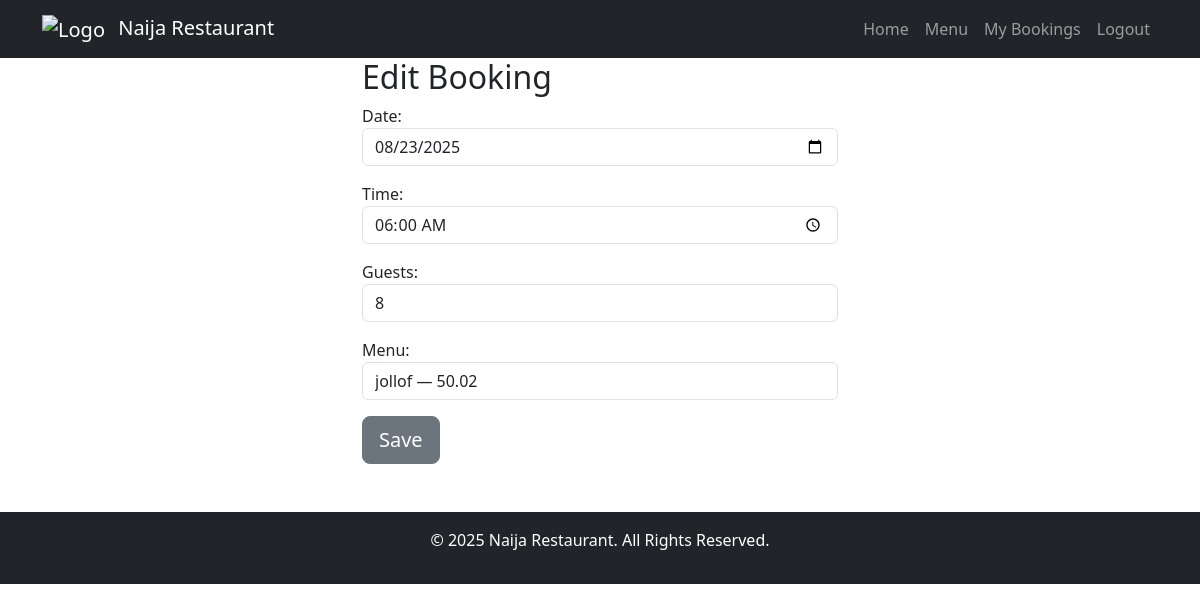
The page /bookings/2/edit/ (signed in) on the database as committed earlier.
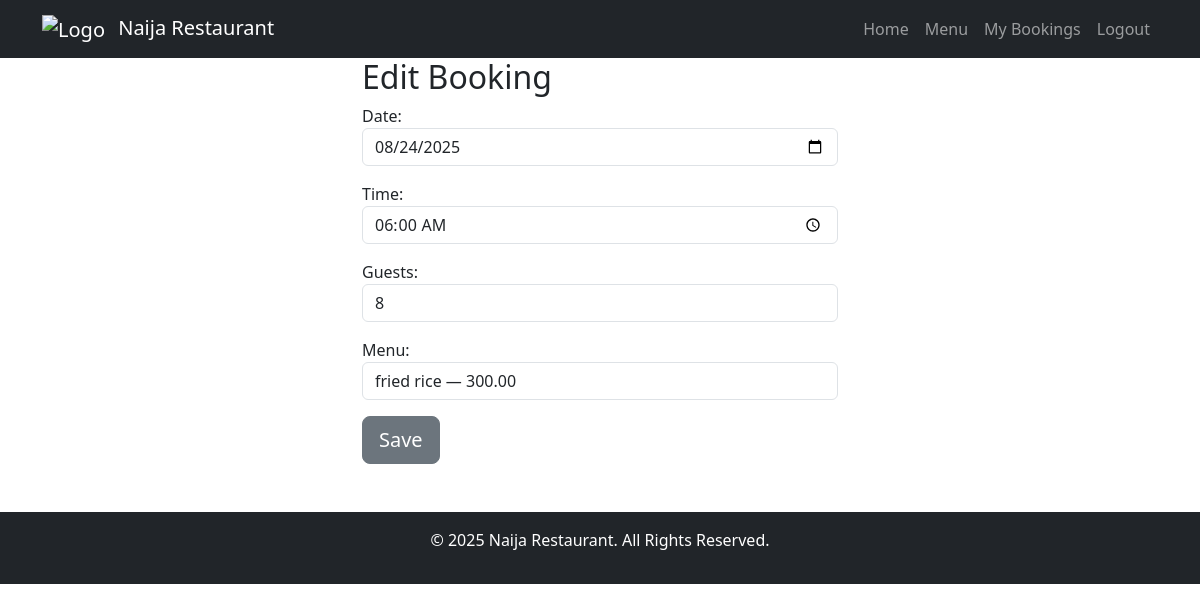
The same page on the database as committed later.
### booking/models.py (models this page shows, shortened)
class Booking(models.Model):
    user = models.ForeignKey(settings.AUTH_USER_MODEL, on_delete=models.CASCADE, related_name="bookings")
    menu = models.ForeignKey(Menu, on_delete=models.PROTECT, related_name="bookings")
    date = models.DateField()
    time = models.TimeField()
    guests = models.PositiveIntegerField()
    created_at = models.DateTimeField(auto_now_add=True)
    updated_at = models.DateTimeField(auto_now=True)
    class Meta:
        constraints = [
            models.UniqueConstraint(fields=["date", "time"], name="unique_booking_slot")
        ]
        ordering = ["-date", "-time"]

### booking/views.py (the view, shortened to what this page needs)
# urls.py: path("bookings/<int:pk>/edit/", BookingUpdateView.as_view(), name="booking_update"),
class BookingUpdateView(LoginRequiredMixin, OwnerRequiredMixin, UpdateView):
    model = Booking
    form_class = BookingForm
    template_name = "booking/booking_form.html"
    success_url = reverse_lazy("booking_list")

### booking/forms.py (shortened to what this page needs)
class BookingForm(forms.ModelForm):
    class Meta:
        model = Booking
        fields = ["date", "time", "guests", "menu"]
        widgets = {
            "date": forms.DateInput(
                attrs={
                    "class": "form-control",
                    "type": "date",   # HTML5 date picker
                }
            ),
            "time": forms.TimeInput(
                attrs={
                    "class": "form-control",
                    "type": "time",   # HTML5 time picker
                }
            ),
            "guests": forms.NumberInput(
                attrs={
                    "class": "form-control",
                    "min": 1,
                }
            ),
            "menu": forms.Select(
                attrs={
                    "class": "form-control",
                }
            ),
        }

### booking/models.py (called while the page is built)
    def __str__(self):   # 👈 fixed
        return f"{self.name} — {self.price}"

### booking/views.py (called while the page is built)
    def test_func(self):
        obj = self.get_object()
        return obj.user == self.request.user

### booking/templates/booking/booking_form.html (shortened to what this page needs)
{% extends "base.html" %}
{% block content %}
<div class="container">
  <div class="row">
    <div class="col-md-12" style="margin: auto; width: 500px;">
  <h2>{% if object %}Edit Booking{% else %}Create Booking{% endif %}</h2>
  <form method="post" class="form-group">
    {{ form.as_p }}
    <button type="submit" class="btn btn-secondary btn-lg">Save</button>
  </form>
  </div>
  </div>
  </div>
{% endblock %}

### booking/templates/base.html (shortened to what this page needs)
<!DOCTYPE html>
<html lang="en">
<head>
    <link href="https://cdn.jsdelivr.net/npm/bootstrap@5.3.0/dist/css/bootstrap.min.css" rel="stylesheet">
</head>
<body class="d-flex flex-column min-vh-100">
    <nav class="navbar navbar-expand-lg navbar-dark bg-dark">
        <div class="container">
            <a class="navbar-brand" href="{% url 'home' %}">
                <img src="https://res.cloudinary.com/dmpcp1fbi/image/upload/v1755988950/naijarestaurantlogos_mkdaj0.png" alt="Logo" class="me-2">
                Naija Restaurant
            </a>
            <div class="collapse navbar-collapse" id="navbarNav">
                <ul class="navbar-nav ms-auto">
                    <li class="nav-item"><a class="nav-link" href="{% url 'home' %}">Home</a></li>
                    <li class="nav-item"><a class="nav-link" href="{% url 'menu' %}">Menu</a></li>
                    {% if user.is_authenticated %}
      <li class="nav-item"><a class="nav-link" href="{% url 'booking_list' %}">My Bookings</a></li>
        <li class="nav-item"><a class="nav-link" href="{% url 'account_logout' %}">Logout</a></li>
    {% else %}
      <li class="nav-item"><a class="nav-link" href="{% url 'booking_create' %}">Book Now</a></li>
      <li class="nav-item"><a class="nav-link" href="{% url 'account_login' %}">Login</a></li>
      <li class="nav-item"><a class="nav-link" href="{% url 'account_signup' %}">Sign Up</a></li>
    {% endif %}
                </ul>
            </div>
        </div>
    </nav>
    {% block content %}{% endblock %}
    <footer class="bg-dark text-white text-center py-3 mt-5">
        <p>&copy; 2025 Naija Restaurant. All Rights Reserved.</p>
    </footer>
</body>
</html>

Rows that differ between the two databases and show on the page:
changed Booking: date "08/23/2025" → "08/24/2025"; menu "jollof — 50.02" → "fried rice — 300.00"
